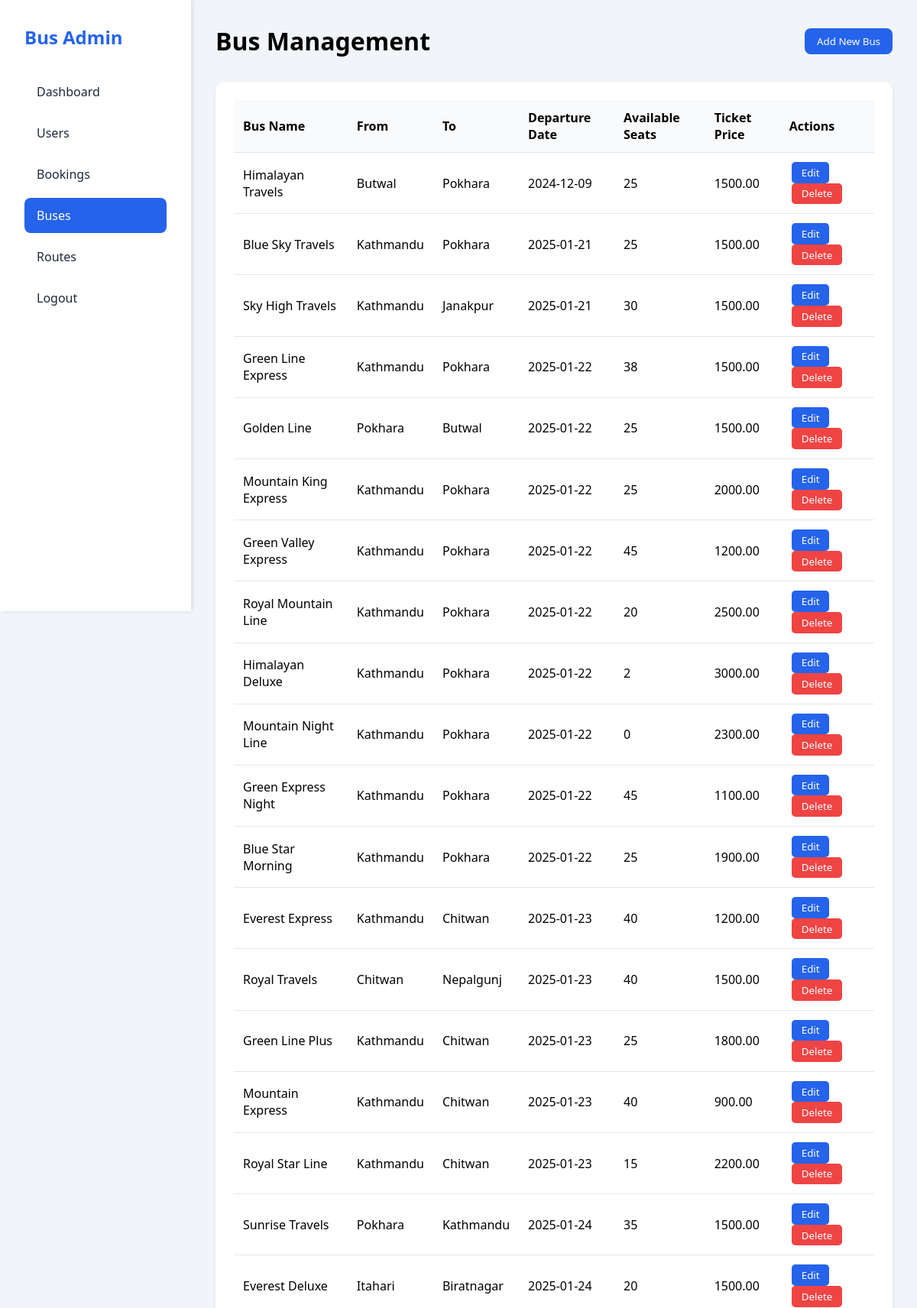
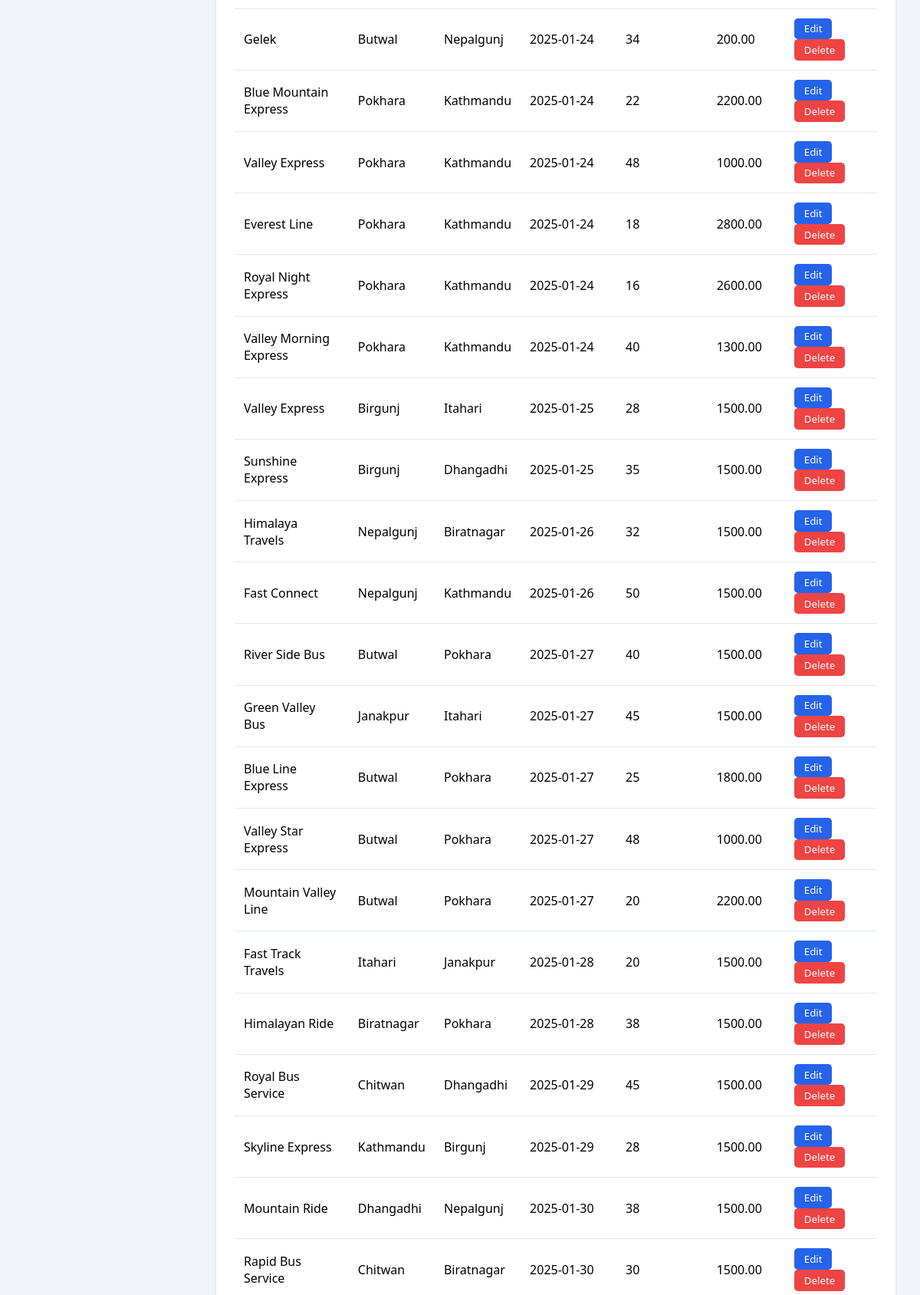
Screenshot of /admin/buses.php (signed in, upper part) with the database file from the repository (2 pictures, top to bottom).
### tables this page shows
CREATE TABLE `buses` (
  `id` int(11) NOT NULL,
  `bus_name` varchar(100) DEFAULT NULL,
  `from_city` varchar(100) DEFAULT NULL,
  `to_city` varchar(100) DEFAULT NULL,
  `departure_date` date DEFAULT NULL,
  `seats_available` int(11) DEFAULT NULL,
  `ticket_price` decimal(10,2) NOT NULL DEFAULT 0.00
);

### admin/buses.php (the view, shortened to what this page needs)
<?php
require_once '../db_connect.php';
$buses = $conn->query("SELECT * FROM buses ORDER BY departure_date ASC");
?>
<!DOCTYPE html>
<html lang="en">
<head>
</head>
<body>
    <div class="dashboard-container">
        <aside class="sidebar">
            <div class="logo">
                <h2>Bus Admin</h2>
            </div>
            <nav>
                <ul>
                    <li><a href="dashboard.php">Dashboard</a></li>
                    <li><a href="users.php">Users</a></li>
                    <li><a href="bookings.php">Bookings</a></li>
                    <li class="active"><a href="buses.php">Buses</a></li>
                    <li><a href="routes.php">Routes</a></li>
                    <li><a href="../mainlogin/logout.php">Logout</a></li>
                </ul>
            </nav>
        </aside>
        <main class="main-content">
            <header>
                <h1>Bus Management</h1>
                <button class="add-button" onclick="showAddBusModal()">Add New Bus</button>
            </header>
            <div class="grid-item">
                <table>
                    <thead>
                        <tr>
                            <th>Bus Name</th>
                            <th>From</th>
                            <th>To</th>
                            <th>Departure Date</th>
                            <th>Available Seats</th>
                            <th>Ticket Price</th>
                            <th>Actions</th>
                        </tr>
                    </thead>
                    <tbody>
                        <?php while($bus = $buses->fetch_assoc()): ?>
                            <tr>
                                <td><?php echo htmlspecialchars($bus['bus_name']); ?></td>
                                <td><?php echo htmlspecialchars($bus['from_city']); ?></td>
                                <td><?php echo htmlspecialchars($bus['to_city']); ?></td>
                                <td><?php echo htmlspecialchars($bus['departure_date']); ?></td>
                                <td><?php echo htmlspecialchars($bus['seats_available']); ?></td>
                                <td><?php echo htmlspecialchars($bus['ticket_price']); ?></td>
                                <td class="actions">
                                    <button onclick="showEditBusModal(<?php echo htmlspecialchars(json_encode($bus)); ?>)">Edit</button>
                                    <form method="POST" style="display: inline;" onsubmit="return confirm('Are you sure you want to delete this bus?');">
                                        <button type="submit" name="delete_bus" class="delete-btn">Delete</button>
                                    </form>
                                </td>
                            </tr>
                        <?php endwhile; ?>
                    </tbody>
                </table>
            </div>
        </main>
    </div>
</body>
</html>

### admin/buses.php (style rules this page uses)
* { margin: 0; padding: 0; box-sizing: border-box; font-family: 'Segoe UI', Tahoma, Geneva, Verdana, sans-serif; }
.dashboard-container { display: flex; min-height: 100vh; background-color: #f1f5f9; }
.sidebar { width: 250px; background: white; padding: 2rem; box-shadow: 2px 0 5px rgba(0, 0, 0, 0.1); position: fixed; height: 100vh; }
.logo { margin-bottom: 2rem; color: #2563eb; }
.sidebar nav ul { list-style: none; }
.sidebar nav ul li { margin-bottom: 0.5rem; }
.sidebar nav ul li a { display: block; padding: 0.75rem 1rem; color: #1e293b; text-decoration: none; border-radius: 0.5rem; transition: all 0.3s ease; }
.sidebar nav ul li.active a, .sidebar nav ul li a:hover { background-color: #2563eb; color: white; }
.main-content { flex: 1; margin-left: 250px; padding: 2rem; }
header { display: flex; justify-content: space-between; align-items: center; margin-bottom: 2rem; }
.add-button { background-color: #2563eb; color: white; border: none; padding: 0.5rem 1rem; border-radius: 0.5rem; cursor: pointer; transition: all 0.3s ease; }
.grid-item { background: white; padding: 1.5rem; border-radius: 0.75rem; box-shadow: 0 2px 4px rgba(0, 0, 0, 0.1); }
table { width: 100%; border-collapse: collapse; }
th, td { padding: 0.75rem; text-align: left; border-bottom: 1px solid #e2e8f0; }
th { background-color: #f8fafc; font-weight: 600; }
.actions button { padding: 0.3rem 0.8rem; margin: 0 0.2rem; border: none; border-radius: 0.3rem; cursor: pointer; transition: all 0.3s ease; }
.actions button:first-child { background-color: #2563eb; color: white; }
.delete-btn { background-color: #ef4444; color: white; }

### rows the page displays
buses: bus_name "Himalayan Travels", from_city "Butwal", to_city "Pokhara", departure_date "2024-12-09", seats_available "25", ticket_price "1500.00"
buses: bus_name "Blue Sky Travels", from_city "Kathmandu", to_city "Pokhara", departure_date "2025-01-21", seats_available "25", ticket_price "1500.00"
buses: bus_name "Sky High Travels", from_city "Kathmandu", to_city "Janakpur", departure_date "2025-01-21", seats_available "30", ticket_price "1500.00"
buses: bus_name "Green Line Express", from_city "Kathmandu", to_city "Pokhara", departure_date "2025-01-22", seats_available "38", ticket_price "1500.00"
buses: bus_name "Golden Line", from_city "Pokhara", to_city "Butwal", departure_date "2025-01-22", seats_available "25", ticket_price "1500.00"
buses: bus_name "Mountain King Express", from_city "Kathmandu", to_city "Pokhara", departure_date "2025-01-22", seats_available "25", ticket_price "2000.00"
buses: bus_name "Green Valley Express", from_city "Kathmandu", to_city "Pokhara", departure_date "2025-01-22", seats_available "45", ticket_price "1200.00"
buses: bus_name "Royal Mountain Line", from_city "Kathmandu", to_city "Pokhara", departure_date "2025-01-22", seats_available "20", ticket_price "2500.00"
buses: bus_name "Himalayan Deluxe", from_city "Kathmandu", to_city "Pokhara", departure_date "2025-01-22", seats_available "2", ticket_price "3000.00"
buses: bus_name "Mountain Night Line", from_city "Kathmandu", to_city "Pokhara", departure_date "2025-01-22", seats_available "0", ticket_price "2300.00"
buses: bus_name "Green Express Night", from_city "Kathmandu", to_city "Pokhara", departure_date "2025-01-22", seats_available "45", ticket_price "1100.00"
buses: bus_name "Blue Star Morning", from_city "Kathmandu", to_city "Pokhara", departure_date "2025-01-22", seats_available "25", ticket_price "1900.00"
buses: bus_name "Everest Express", from_city "Kathmandu", to_city "Chitwan", departure_date "2025-01-23", seats_available "40", ticket_price "1200.00"
buses: bus_name "Royal Travels", from_city "Chitwan", to_city "Nepalgunj", departure_date "2025-01-23", seats_available "40", ticket_price "1500.00"
buses: bus_name "Green Line Plus", from_city "Kathmandu", to_city "Chitwan", departure_date "2025-01-23", seats_available "25", ticket_price "1800.00"
buses: bus_name "Mountain Express", from_city "Kathmandu", to_city "Chitwan", departure_date "2025-01-23", seats_available "40", ticket_price "900.00"
buses: bus_name "Royal Star Line", from_city "Kathmandu", to_city "Chitwan", departure_date "2025-01-23", seats_available "15", ticket_price "2200.00"
buses: bus_name "Sunrise Travels", from_city "Pokhara", to_city "Kathmandu", departure_date "2025-01-24", seats_available "35", ticket_price "1500.00"
buses: bus_name "Everest Deluxe", from_city "Itahari", to_city "Biratnagar", departure_date "2025-01-24", seats_available "20", ticket_price "1500.00"
buses: bus_name "Gelek", from_city "Butwal", to_city "Nepalgunj", departure_date "2025-01-24", seats_available "34", ticket_price "200.00"
buses: bus_name "Blue Mountain Express", from_city "Pokhara", to_city "Kathmandu", departure_date "2025-01-24", seats_available "22", ticket_price "2200.00"
buses: bus_name "Valley Express", from_city "Pokhara", to_city "Kathmandu", departure_date "2025-01-24", seats_available "48", ticket_price "1000.00"
buses: bus_name "Everest Line", from_city "Pokhara", to_city "Kathmandu", departure_date "2025-01-24", seats_available "18", ticket_price "2800.00"
buses: bus_name "Royal Night Express", from_city "Pokhara", to_city "Kathmandu", departure_date "2025-01-24", seats_available "16", ticket_price "2600.00"
buses: bus_name "Valley Morning Express", from_city "Pokhara", to_city "Kathmandu", departure_date "2025-01-24", seats_available "40", ticket_price "1300.00"
buses: bus_name "Valley Express", from_city "Birgunj", to_city "Itahari", departure_date "2025-01-25", seats_available "28", ticket_price "1500.00"
buses: bus_name "Sunshine Express", from_city "Birgunj", to_city "Dhangadhi", departure_date "2025-01-25", seats_available "35", ticket_price "1500.00"
buses: bus_name "Himalaya Travels", from_city "Nepalgunj", to_city "Biratnagar", departure_date "2025-01-26", seats_available "32", ticket_price "1500.00"
buses: bus_name "Fast Connect", from_city "Nepalgunj", to_city "Kathmandu", departure_date "2025-01-26", seats_available "50", ticket_price "1500.00"
buses: bus_name "River Side Bus", from_city "Butwal", to_city "Pokhara", departure_date "2025-01-27", seats_available "40", ticket_price "1500.00"
buses: bus_name "Green Valley Bus", from_city "Janakpur", to_city "Itahari", departure_date "2025-01-27", seats_available "45", ticket_price "1500.00"
buses: bus_name "Blue Line Express", from_city "Butwal", to_city "Pokhara", departure_date "2025-01-27", seats_available "25", ticket_price "1800.00"
buses: bus_name "Valley Star Express", from_city "Butwal", to_city "Pokhara", departure_date "2025-01-27", seats_available "48", ticket_price "1000.00"
buses: bus_name "Mountain Valley Line", from_city "Butwal", to_city "Pokhara", departure_date "2025-01-27", seats_available "20", ticket_price "2200.00"
buses: bus_name "Fast Track Travels", from_city "Itahari", to_city "Janakpur", departure_date "2025-01-28", seats_available "20", ticket_price "1500.00"
buses: bus_name "Himalayan Ride", from_city "Biratnagar", to_city "Pokhara", departure_date "2025-01-28", seats_available "38", ticket_price "1500.00"
buses: bus_name "Royal Bus Service", from_city "Chitwan", to_city "Dhangadhi", departure_date "2025-01-29", seats_available "45", ticket_price "1500.00"
buses: bus_name "Skyline Express", from_city "Kathmandu", to_city "Birgunj", departure_date "2025-01-29", seats_available "28", ticket_price "1500.00"
buses: bus_name "Mountain Ride", from_city "Dhangadhi", to_city "Nepalgunj", departure_date "2025-01-30", seats_available "38", ticket_price "1500.00"
buses: bus_name "Rapid Bus Service", from_city "Chitwan", to_city "Biratnagar", departure_date "2025-01-30", seats_available "30", ticket_price "1500.00"
